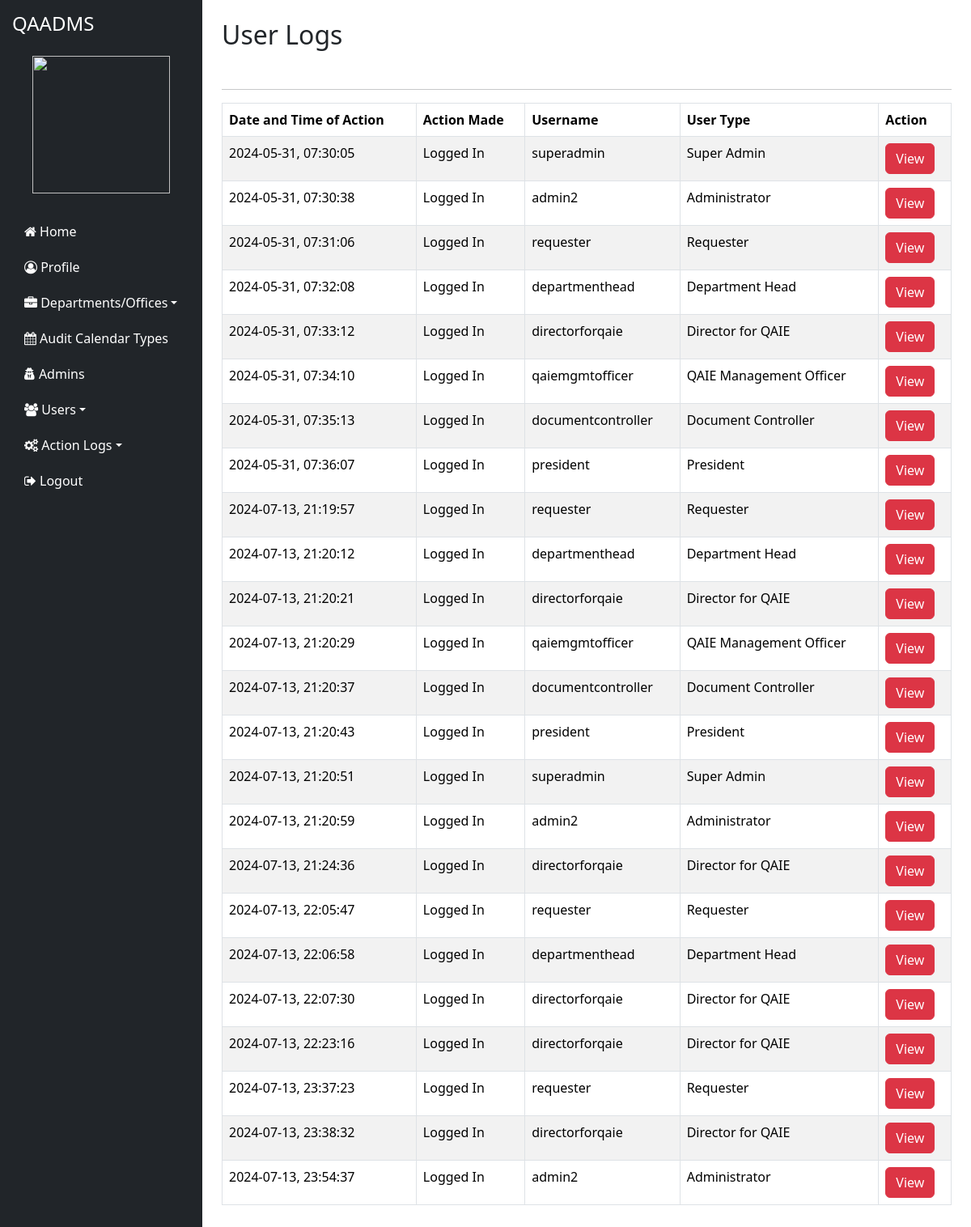
The page /admin/logs/user on the database its author committed.
### tables this page shows
CREATE TABLE `y1_user_logs` (
  `ID` int(200) NOT NULL,
  `Date_and_Time_of_Action` varchar(200) NOT NULL,
  `Action_Made` varchar(200) NOT NULL,
  `Username` varchar(200) NOT NULL,
  `User_Type` varchar(200) NOT NULL,
  `UR_Code` varchar(300) NOT NULL
);

### application/controllers/admin/LogsController.php (called while the page is built, shortened)
<?php
class LogsController extends CI_Controller {
    public function __construct() {
        $this->load->model('UserLogs_Model');
        $this->load->model('User_model');
        $this->load->model('EManualsLogs_Model');
        $this->load->model('NeaLogs_Model');
        $this->load->model('AuditCalendarLogs_Model');
        $this->load->model('AuditCalendarEventTypesLogs_Model');
    }
    public function index() {
        $content_data['user_logs'] = $this->UserLogs_Model->get_logs();
        $data['content'] = $this->load->view('admin/log_list/user_logs_view',  $content_data, TRUE);
        $this->load->view('admin/template/page', $data);
    }
}

### index.php (called while the page is built, shortened)
<?php
require_once BASEPATH.'core/CodeIgniter.php';

### application/models/UserLogs_Model.php (called while the page is built, shortened)
<?php
class UserLogs_Model extends CI_Model {
    public function get_logs() {
        $query = $this->db->get('y1_user_logs');
        return $query->result_array();
    }
}

### application/views/admin/log_list/user_logs_view.php (the view)
<div class="row">
    <div class="col-md-12">
        <h2>User Logs</h2> <br/>
    </div>
</div>
<hr />
<div class="row">
    <div class="col-md-12">
        <div class="panel panel-default">
            <div class="panel-body">
                <div class="table-responsive">
                    <table class="table table-striped table-bordered table-hover"  id="table">
                        <thead>
                            <tr>
                                <th class="center">Date and Time of Action</th>
                                <th class="center">Action Made</th>
                                <th class="center">Username</th>
                                <th class="center">User Type</th>
                                <th class="center">Action</th>
                            </tr>
                        </thead>
                        <tbody>
                            <?php if (!empty($user_logs)) : ?>
                                <?php foreach ($user_logs as $log) : ?>
                                    <tr>
                                        <td class="center"><?= $log['Date_and_Time_of_Action']; ?></td>
                                        <td class="center"><?= $log['Action_Made']; ?></td>
                                        <td class="center"><?= $log['Username']; ?></td>
                                        <td class="center"><?= $log['User_Type']; ?></td>
                                        <td class="center">
                                            <button class="btn btn-danger">
                                                <a href="<?= base_url('admin/logs/user_view_details/'.$log['UR_Code'].'/'.$log['Username']); ?>" style="color:white; text-decoration: none;">
                                                    View
                                                </a>
                                            </button>
                                        </td>
                                    </tr>
                                <?php endforeach; ?>
                            <?php else: ?>
                                <tr><td colspan="5" class="center">No logs found</td></tr>
                            <?php endif; ?>
                        </tbody>
                    </table>
                </div>
            </div>
        </div>
    </div>
</div>

### application/views/includes/admin/header.php (shortened to what this page needs)
<!DOCTYPE html>
<html lang="en">
<head>
    <link href="https://cdn.jsdelivr.net/npm/bootstrap@5.3.3/dist/css/bootstrap.min.css" rel="stylesheet">
    <link href="https://cdn.datatables.net/v/dt/dt-2.1.4/datatables.min.css" rel="stylesheet">
    <link rel="stylesheet" href="https://cdnjs.cloudflare.com/ajax/libs/font-awesome/4.7.0/css/font-awesome.min.css">
    <link href="<?= base_url('assets/css/admin-css/custom-styles.css')?>" rel="stylesheet">
</head>
<body>

### application/views/includes/admin/side-nav.php (shortened to what this page needs)
<nav id="sidebar" class="bg-dark">
    <h4 class="site-title">QAADMS</h4>
    <div class="user-img"><img src="<?= base_url('profile_settings/profile_image/'.$this->session->userdata('user_id').'/'.$this->session->userdata('avatar')) ?>" width="170px" height="170px"></div>
    <ul class="list-unstyled">
        <li><a href="<?= base_url("/")?>"><i class="fa fa-home" aria-hidden="true"></i> Home</a></li>
        <li><a href="<?= base_url("/admin/profile")?>"><i class="fa fa-user-circle-o" aria-hidden="true"></i> Profile</a></li>
        <li>
            <a href="#departmentsSubmenu" data-toggle="collapse" aria-expanded="false" class="dropdown-toggle"><i class="fa fa-briefcase" aria-hidden="true"></i> Departments/Offices</a>
        </li>
        <li><a href="<?= base_url('admin/events_type') ?>"><i class="fa fa-calendar" aria-hidden="true"></i> Audit Calendar Types</a></li>
      <li><a href="<?= base_url("/admin/user/Administrator")?>"><i class="fa fa-user-secret" aria-hidden="true"></i> Admins</a></li>
      <li>
            <a href="#usersSubmenu" data-toggle="collapse" aria-expanded="false" class="dropdown-toggle"><i class="fa fa-users" aria-hidden="true"></i> Users</a>
        </li>
      <li>
            <a href="#logsSubmenu" data-toggle="collapse" aria-expanded="false" class="dropdown-toggle"><i class="fa fa-cogs" aria-hidden="true"></i> Action Logs</a>
        </li>
      <li><a href="<?= base_url("/auth/logout")?>"><i class="fa fa-sign-out" aria-hidden="true"></i> Logout</a></li>
    </ul>
</nav>

### application/views/admin/template/page.php (shortened to what this page needs)
<?php $this->load->view('includes/admin/header'); ?>
<?php $this->load->view('includes/admin/side-nav'); ?>
<div class="d-flex  flex-column justify-content-center align-items-center w-100">
    <div class="d-flex flex-column flex-grow-1 w-100 p-4">
        <?= isset($content) ? $content : '' ?>
    </div>
</div>
<?php $this->load->view('includes/admin/footer'); ?>

### application/views/includes/admin/footer.php (shortened to what this page needs)
  </body>
</html>

### assets/css/admin-css/custom-styles.css (style rules this page uses)
body { display: flex; min-height: 100vh; }
#sidebar { min-width: 250px; max-width: 250px; background: #343a40; color: white; padding: 15px; transition: all 0.3s; }
#sidebar a { color: white; text-decoration: none; display: block; padding: 10px 15px; border-radius: 4px; }
.user-img { text-align:center; margin: 25px; }

### rows shown on the page
y1_user_logs: Date_and_Time_of_Action "2024-05-31, 07:30:05", Action_Made "Logged In", Username "superadmin", User_Type "Super Admin"
y1_user_logs: Date_and_Time_of_Action "2024-05-31, 07:30:38", Action_Made "Logged In", Username "admin2", User_Type "Administrator"
y1_user_logs: Date_and_Time_of_Action "2024-05-31, 07:31:06", Action_Made "Logged In", Username "requester", User_Type "Requester"
y1_user_logs: Date_and_Time_of_Action "2024-05-31, 07:32:08", Action_Made "Logged In", Username "departmenthead", User_Type "Department Head"
y1_user_logs: Date_and_Time_of_Action "2024-05-31, 07:33:12", Action_Made "Logged In", Username "directorforqaie", User_Type "Director for QAIE"
y1_user_logs: Date_and_Time_of_Action "2024-05-31, 07:34:10", Action_Made "Logged In", Username "qaiemgmtofficer", User_Type "QAIE Management Officer"
y1_user_logs: Date_and_Time_of_Action "2024-05-31, 07:35:13", Action_Made "Logged In", Username "documentcontroller", User_Type "Document Controller"
y1_user_logs: Date_and_Time_of_Action "2024-05-31, 07:36:07", Action_Made "Logged In", Username "president", User_Type "President"
y1_user_logs: Date_and_Time_of_Action "2024-07-13, 21:19:57", Action_Made "Logged In", Username "requester", User_Type "Requester"
y1_user_logs: Date_and_Time_of_Action "2024-07-13, 21:20:12", Action_Made "Logged In", Username "departmenthead", User_Type "Department Head"
y1_user_logs: Date_and_Time_of_Action "2024-07-13, 21:20:21", Action_Made "Logged In", Username "directorforqaie", User_Type "Director for QAIE"
y1_user_logs: Date_and_Time_of_Action "2024-07-13, 21:20:29", Action_Made "Logged In", Username "qaiemgmtofficer", User_Type "QAIE Management Officer"
y1_user_logs: Date_and_Time_of_Action "2024-07-13, 21:20:37", Action_Made "Logged In", Username "documentcontroller", User_Type "Document Controller"
y1_user_logs: Date_and_Time_of_Action "2024-07-13, 21:20:43", Action_Made "Logged In", Username "president", User_Type "President"
y1_user_logs: Date_and_Time_of_Action "2024-07-13, 21:20:51", Action_Made "Logged In", Username "superadmin", User_Type "Super Admin"
y1_user_logs: Date_and_Time_of_Action "2024-07-13, 21:20:59", Action_Made "Logged In", Username "admin2", User_Type "Administrator"
y1_user_logs: Date_and_Time_of_Action "2024-07-13, 21:24:36", Action_Made "Logged In", Username "directorforqaie", User_Type "Director for QAIE"
y1_user_logs: Date_and_Time_of_Action "2024-07-13, 22:05:47", Action_Made "Logged In", Username "requester", User_Type "Requester"
y1_user_logs: Date_and_Time_of_Action "2024-07-13, 22:06:58", Action_Made "Logged In", Username "departmenthead", User_Type "Department Head"
y1_user_logs: Date_and_Time_of_Action "2024-07-13, 22:07:30", Action_Made "Logged In", Username "directorforqaie", User_Type "Director for QAIE"
y1_user_logs: Date_and_Time_of_Action "2024-07-13, 22:23:16", Action_Made "Logged In", Username "directorforqaie", User_Type "Director for QAIE"
y1_user_logs: Date_and_Time_of_Action "2024-07-13, 23:37:23", Action_Made "Logged In", Username "requester", User_Type "Requester"
y1_user_logs: Date_and_Time_of_Action "2024-07-13, 23:38:32", Action_Made "Logged In", Username "directorforqaie", User_Type "Director for QAIE"
y1_user_logs: Date_and_Time_of_Action "2024-07-13, 23:54:37", Action_Made "Logged In", Username "admin2", User_Type "Administrator"
